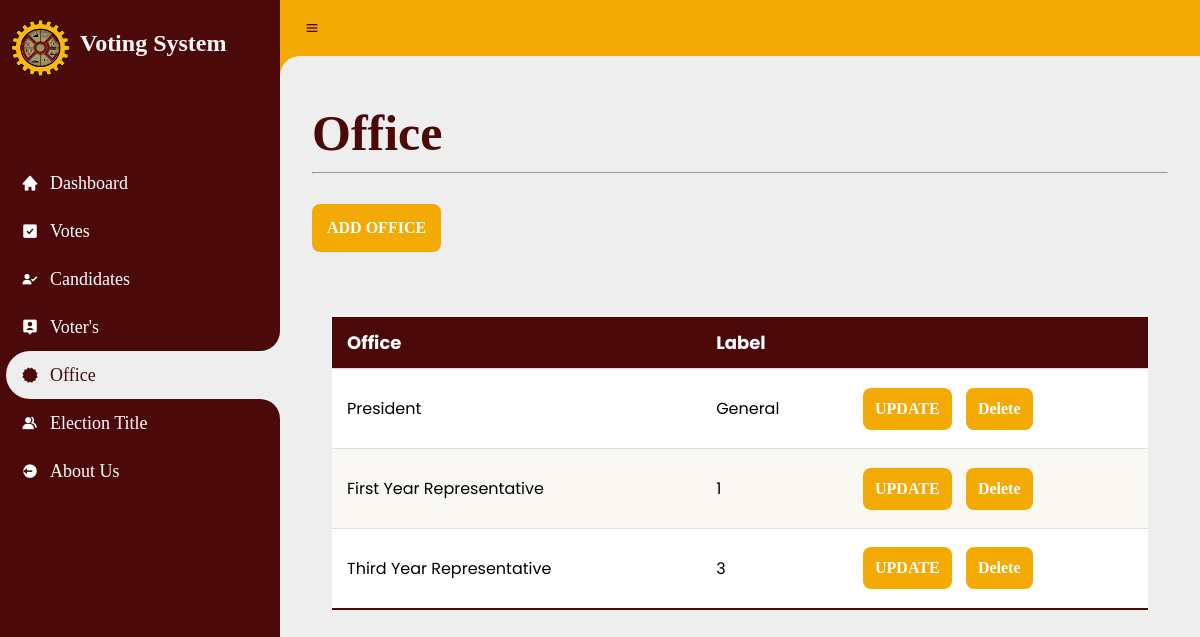
Page /Admin/Position.php on the earlier database version.
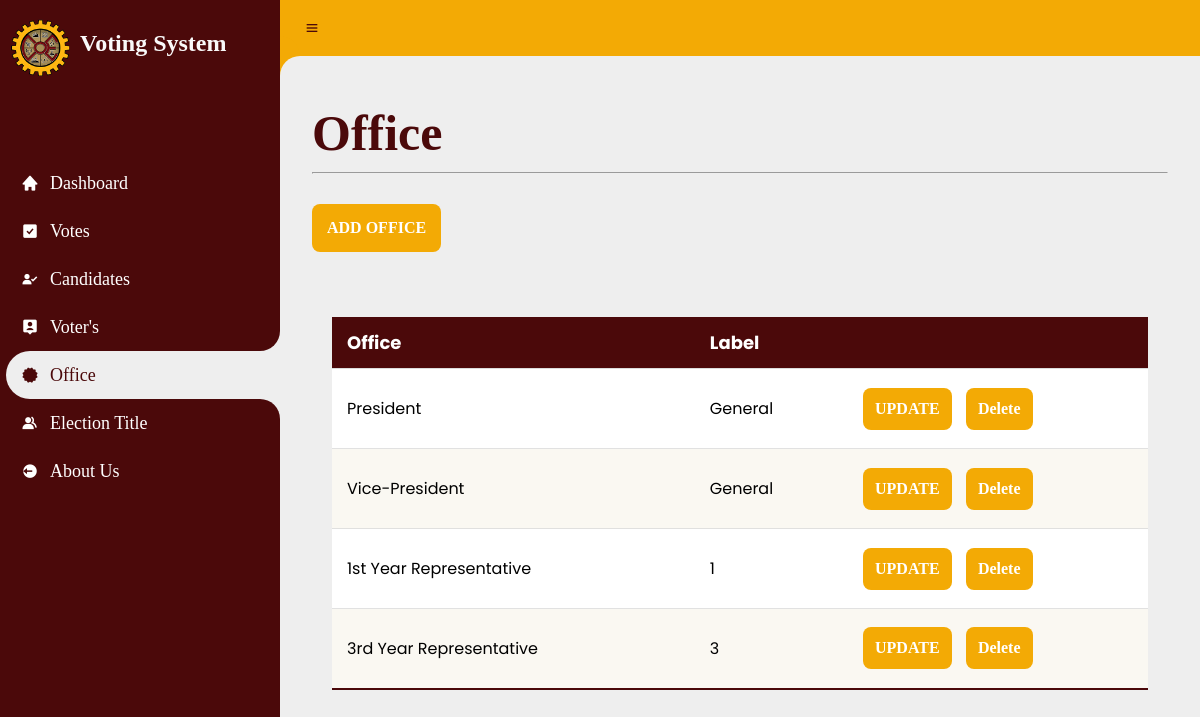
Same page on the later database version.
### tables this page shows
CREATE TABLE `position` (
  `id` int(11) NOT NULL,
  `position` varchar(150) NOT NULL,
  `columnName` varchar(50) NOT NULL,
  `label` varchar(11) NOT NULL
);

### Admin/Position.php (the view, shortened to what this page needs)
<?php include '../connection.php';?>
<!DOCTYPE html>
<html lang="en">
<head>
	<link href='https://unpkg.com/boxicons@2.0.9/css/boxicons.min.css' rel='stylesheet'>
	<link rel="stylesheet" href="../style3.css">
</head>
<body>
	<section id="sidebar">
		<a href="#" class="brand">
			<i class='bx bxs'> <img class= "logo-img" src = "../Img/COE.png" width=60px height=60px></i>
			<span class="text">Voting System</span>
		</a>
		<ul class="side-menu top">
			<li>
				<a href="index.php">
					<i class='bx bxs-home' ></i>
					<span class="text">Dashboard</span>
				</a>
			</li>
			<li>
				<a href="Votes.php">
					<i class='bx bxs-check-square' ></i>
					<span class="text">Votes</span>
				</a>
			</li>
			<li>
				<a href="Candidates.php">
					<i class='bx bxs-user-check' ></i>
					<span class="text">Candidates</span>
				</a>
			</li>
			<li>
				<a href="Voters.php">
					<i class='bx bxs-user-pin' ></i>
					<span class="text">Voter's</span>
				</a>
			</li>
			<li class= "active">
				<a href="Position.php">
					<i class='bx bxs-certification'></i>
					<span class="text">Office</span>
				</a>
			</li>
			<li>
				<a href="Election-Title.php">
					<i class='bx bxs-group' ></i>
					<span class="text">Election Title</span>
				</a>
			</li>
			<li>
				<a href="about_Us.php" class="logout">
					<i class='bx bxs-log-out-circle' ></i>
					<span class="text">About Us</span>
				</a>
			</li>
		</ul>
	</section>
	<section id="content">
		<nav>
			<i class='bx bx-menu'></i>
			<form action="#">
				<div class="form-input">
				</div>
			</form>
		</nav>
		<main>
			<div class="container-Dashboard" id="Dashboard">
				<div class="head-title">
					<div class="left">
						<h1>Office</h1><hr>
					</div>
				</div>
				<div class = "candidates">
					<button class = "btn_addCandidates" id = "pop-upButton">ADD OFFICE</button>
				</div>
			</div>
			<div class="table-info">
				<table class= "content-table">
					<thead>
						<tr>
							<th>Office</th>
							<th>Label</th>
							<th></th>
						</tr>
					</thead>
					<tbody>
						<tr>
					<?php
                    $sql = "SELECT * FROM position";
                    $res = mysqli_query($conn, $sql) ;
                    $count = mysqli_num_rows($res);
                    if ($count>0) {
                    	while ($row=mysqli_fetch_assoc($res))
					{
						$id = $row['id'];
						$positions = $row['position'];
						$label = $row['label'];
     					?>
     					<tr>
     						<td><?php echo $positions;?></td>
     						<td><?php echo $label;?></td>
     						<td style="width: 300px;">
     							<form method="post">
								<?php
                          			echo '<button type= "button" id="pop-upButton' . $id . '" data-bookId="' . $id . '" class="update_pos">UPDATE</button>';
                          		?>
									<button type="submit" name="delete" class="btn_addCandidates-2" onclick="return confirm('Are you sure you want to delete this position? All votes will be reseted if you continue')">Delete</button>
								</form>
     						</td>
     					</tr>
     					<?php
     				}
               }
  ?>
					</tbody>
				</table>
			</div>
		</main>
	</section>
</body>
</html>

Differences in the rows shown:
removed position: position "First Year Representative", label "1"
removed position: position "Third Year Representative", label "3"
added position: position "Vice-President", label "General"
added position: position "1st Year Representative", label "1"
added position: position "3rd Year Representative", label "3"
